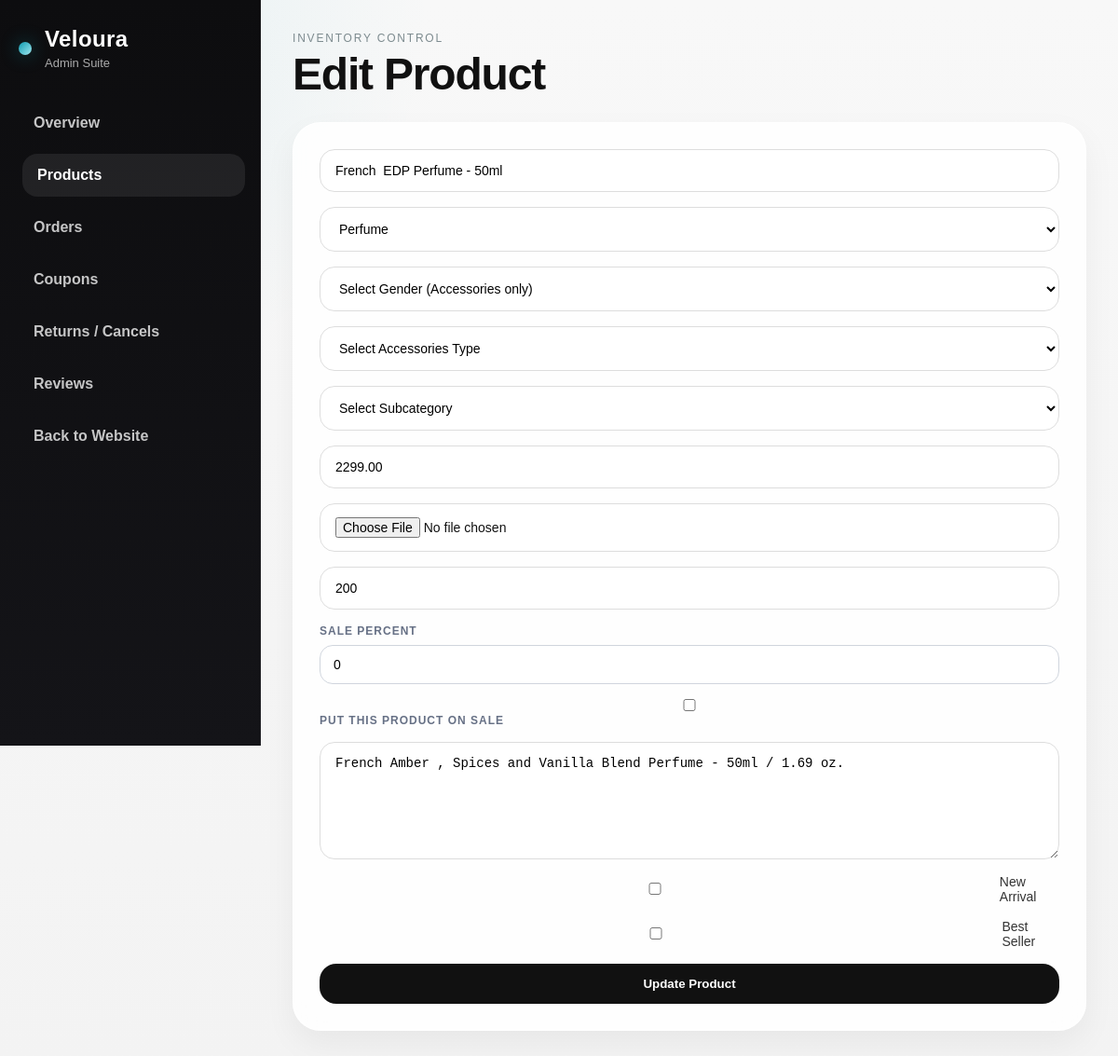
The page /dashboard/products/edit/24/ (signed in) on the database as committed earlier.
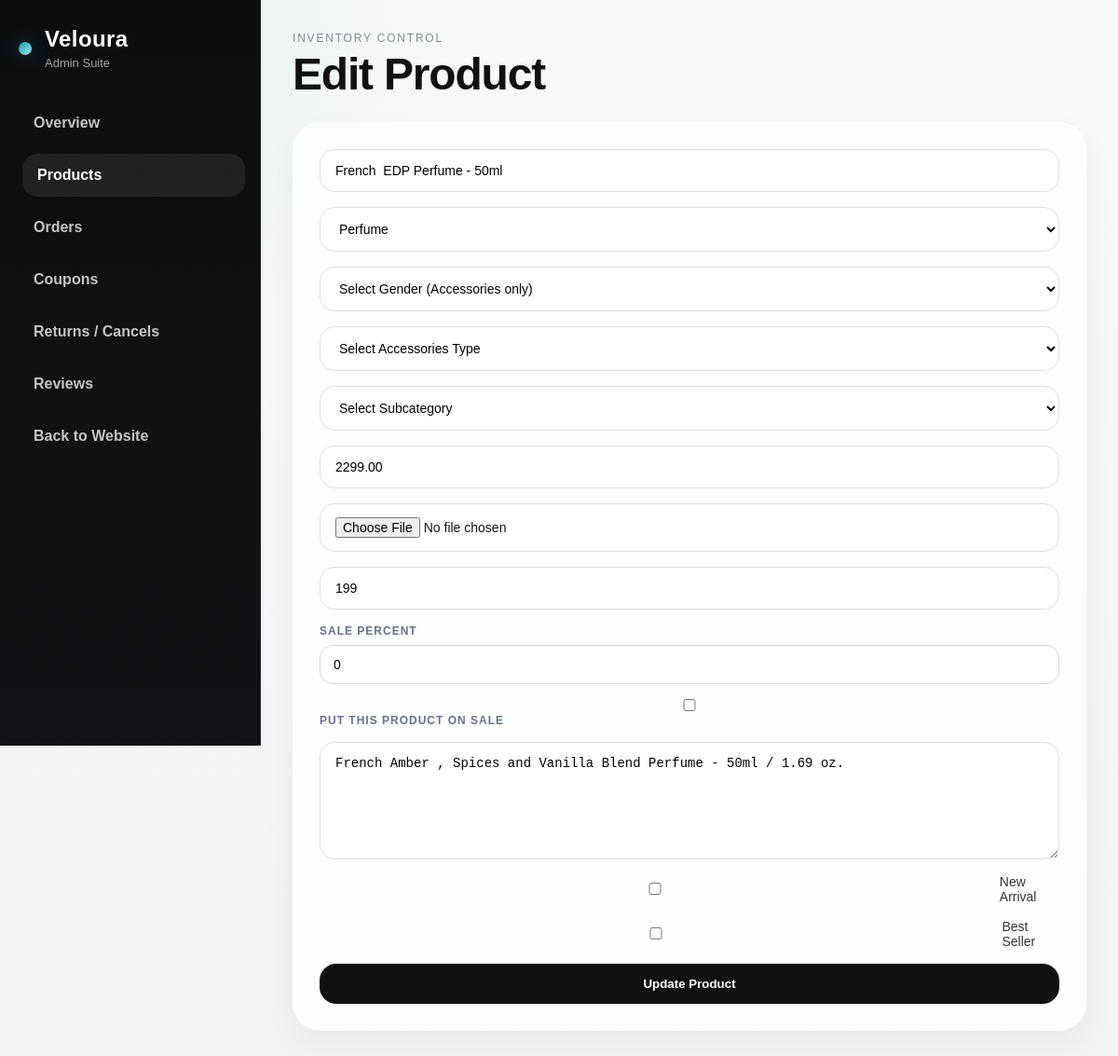
The same page on the database as committed later.
### products/models.py (models this page shows, shortened)
class Product(models.Model):
    CATEGORY_CHOICES = [
        ('Women', 'Women'),
        ('Men', 'Men'),
        ('Kids', 'Kids'),
        ('Home', 'Accessories'),
        ('Perfume', 'Perfume'),
    ]
    GENDER_CHOICES = [
        ('Men', 'Men'),
        ('Women', 'Women'),
    ]
    ACCESSORY_TYPE_CHOICES = [
        ('Shoes', 'Shoes'),
        ('Watches', 'Watches'),
        ('Glasses', 'Glasses'),
        ('Belts', 'Belts'),
        ('Wallets', 'Wallets'),
        ('Purse', 'Purse'),
        ('Jewellery', 'Jewellery'),
        ('Skin-Care', 'Skin-Care'),
    ]
    SUBCATEGORY_CHOICES = [
        ('Shirts', 'Shirts'),
        ('T-Shirts', 'T-Shirts'),
        ('Jeans', 'Jeans'),
        ('Formal', 'Formal'),
        ('Polos', 'Polos'),
        ('Jackets', 'Jackets'),
        ('Trousers', 'Trousers'),
        ('Dresses', 'Dresses'),
        ('Tops', 'Tops'),
        ('Kurtas', 'Kurtas'),
        ('Sarees', 'Sarees'),
        ('Skirts', 'Skirts'),
        ('Co-ords', 'Co-ords'),
        ('Leggings', 'Leggings'),
        ('Boys Wear', 'Boys Wear'),
        ('Girls Wear', 'Girls Wear'),
        ('Sets', 'Sets'),
        ('Nightwear', 'Nightwear'),
        ('Baby Wear', 'Baby Wear'),
    ]
    name = models.CharField(max_length=200)
    category = models.CharField(max_length=50, choices=CATEGORY_CHOICES, default='Women')
    price = models.DecimalField(max_digits=10, decimal_places=2)
    image = models.ImageField(upload_to='products/')
    description = models.TextField()
    is_new_arrival = models.BooleanField(default=False)
    is_best_seller = models.BooleanField(default=False)
    is_on_sale = models.BooleanField(default=False)
    sale_percent = models.PositiveIntegerField(default=0)
    gender = models.CharField(max_length=20, choices=GENDER_CHOICES, blank=True, null=True)
    accessory_type = models.CharField(max_length=50, choices=ACCESSORY_TYPE_CHOICES, blank=True, null=True)
    subcategory = models.CharField(max_length=50, choices=SUBCATEGORY_CHOICES, blank=True, null=True)
    stock = models.PositiveIntegerField(default=0)

### products/views.py (the view, shortened to what this page needs)
# urls.py: path('dashboard/products/edit/<int:product_id>/', views.dashboard_edit_product, name='dashboard_edit_product'),
@login_required
def dashboard_edit_product(request, product_id):
    if not request.user.is_superuser:
        return redirect('/')
    product = get_object_or_404(Product, id=product_id)
    return render(request, 'dashboard/edit_product.html', {'product': product})

### products/context_processors.py (called while the page is built)
def cart_count(request):
    cart = request.session.get('cart', {})
    total_items = sum(item['quantity'] for item in cart.values())
    return {
        'cart_count': total_items
    }

def wishlist_count(request):
    wishlist = request.session.get('wishlist', {})
    return {
        'wishlist_count': len(wishlist)
    }

### templates/dashboard/edit_product.html (shortened to what this page needs)
{% load static %}
<!DOCTYPE html>
<html lang="en">
<head>
    <link rel="stylesheet" href="{% static 'style.css' %}">
</head>
<body>
<section class="lux-dashboard-shell">
    <aside class="lux-dashboard-sidebar">
        <div class="lux-dashboard-brand">
            <span class="lux-brand-dot"></span>
            <div>
                <h2>Veloura</h2>
                <p>Admin Suite</p>
            </div>
        </div>
        <nav class="lux-dashboard-menu">
            <a href="{% url 'dashboard_overview' %}">Overview</a>
            <a href="{% url 'dashboard_products' %}" class="active">Products</a>
            <a href="{% url 'dashboard_orders' %}">Orders</a>
            <a href="{% url 'dashboard_coupons' %}">Coupons</a>
            <a href="{% url 'dashboard_order_requests' %}">Returns / Cancels</a>
            <a href="{% url 'dashboard_reviews' %}">Reviews</a>
            <a href="/">Back to Website</a>
        </nav>
    </aside>
    <main class="lux-dashboard-content">
        <div class="lux-dashboard-header">
            <div>
                <p class="lux-dashboard-kicker">Inventory Control</p>
                <h1>Edit Product</h1>
            </div>
        </div>
        <div class="lux-form-card">
            <form method="post" enctype="multipart/form-data" class="lux-form-grid">
                <input type="text" name="name" value="{{ product.name }}" required>
                <select name="category" required>
                    <option value="Perfume" {% if product.category == "Perfume" %}selected{% endif %}>Perfume</option>
                </select>
                <select name="gender">
                    <option value="">Select Gender (Accessories only)</option>
                </select>
                <select name="accessory_type">
                    <option value="">Select Accessories Type</option>
                </select>
                <select name="subcategory">
                    <option value="">Select Subcategory</option>
                </select>
                <input type="number" step="0.01" name="price" value="{{ product.price }}" required>
                <input type="file" name="image">
                <input type="number" name="stock" value="{{ product.stock }}" min="0" required>
                <div class="dashboard-form-group">
    <label>Sale Percent</label>
    <input type="number" name="sale_percent" min="0" max="90" value="{{ product.sale_percent }}">
</div>
<div class="dashboard-form-group full-span">
    <label>
        <input type="checkbox" name="is_on_sale" {% if product.is_on_sale %}checked{% endif %}>
        Put this product on Sale
    </label>
</div>
                <textarea name="description" rows="6" required>{{ product.description }}</textarea>
                <label class="lux-check">
                    <input type="checkbox" name="is_new_arrival" {% if product.is_new_arrival %}checked{% endif %}>
                    <span>New Arrival</span>
                </label>
                <label class="lux-check">
                    <input type="checkbox" name="is_best_seller" {% if product.is_best_seller %}checked{% endif %}>
                    <span>Best Seller</span>
                </label>
                <button type="submit" class="lux-main-btn full-width-btn">Update Product</button>
            </form>
        </div>
    </main>
</section>
</body>
</html>

Rows that differ between the two databases and show on the page:
changed Product "French EDP Perfume - 50ml": stock "200" → "199"
